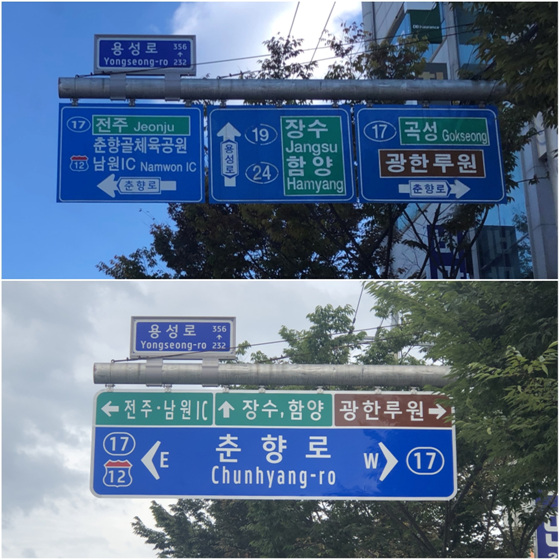
//> input picture img/road_sign06.jpg, 560 x 560 px, given in place of road_video.mp4, which was not available
$ ./Sorce   (built with g++ and OpenCV 4)
//> lines starting //> are read from the running program, lines starting //| are printed output that depends on the picture; after the words box and inside, x2 and y2 are one past the last pixel; in counts of white or black regions, pixels touching at a corner belong together; pictures that were not available may be replaced by others from this repository, and a replacement may not be noted
#include <opencv2/opencv.hpp>
#include <iostream>

using namespace cv;
using namespace std;

Mat find_green_video(Mat frame);
void find_blue();
void find_green_img();

int main() {

	VideoCapture cap("img/road_video.mp4");

	if (!cap.isOpened()) {
		cerr << "Video open faild!" << endl;
		return 0;
	}

	Mat frame;
	while (true) {
		cap >> frame;
//> frame is the input picture: 560 rows x 560 cols, CV_8UC3; mean B, G, R 139.9, 112.6, 90.3
		if (frame.empty())
			break;
		Mat dst = find_green_video(frame);

		imshow("result", dst);
		if (waitKey(30) == 27)
			//destroyAllWindows();
			break;
	}

	//find_blue();
	//find_text();
	return 0;
}

// [140 lines left out: functions find_green_img, find_blue, not called in this run]

//https://www.youtube.com/watch?v=kOqUw7t5bYk&t=479s
//https://stackoverflow.com/questions/46044853/opencv-draw-rectangles-around-only-large-contours
//https://poorman.tistory.com/184

Mat find_green_video(Mat frame) {
	Mat kernel1 = getStructuringElement(MORPH_ELLIPSE, Size(3, 3));
	Mat kernel2 = getStructuringElement(MORPH_ELLIPSE, Size(9, 9));

	Mat dst;
	resize(frame, dst, Size(800, 800));//사진 (800,800)으로 크기 변환
	Mat gray_src;
	cvtColor(dst, gray_src, COLOR_BGR2GRAY);
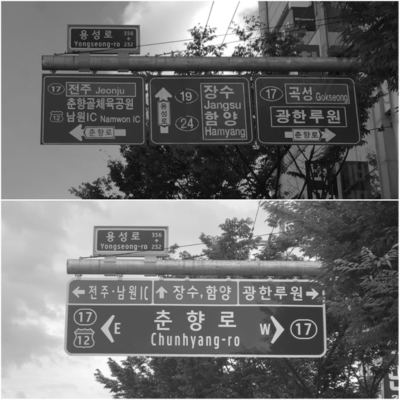
//> gray_src: 800 rows x 800 cols, CV_8UC1 (shown at 1/2 size); min 6, max 255, mean 108.9


	Mat img_hsv;
	cvtColor(dst, img_hsv, COLOR_BGR2HSV);
//> img_hsv: 800 rows x 800 cols, CV_8UC3; mean H, S, V 97.8, 95.4, 141.4

	Mat green_mask, green_img;

	//그림판 스포이드를 이용하여 대략적인 녹색 표지판 h값 찾음 (70~90)
	Scalar lower_green = Scalar(75, 120, 50); //(h,s,v)->(색상, 채도, 선명도)
	Scalar upper_green = Scalar(95, 255, 150);

	//초록색 영역 검출
	inRange(img_hsv, lower_green, upper_green, green_mask);
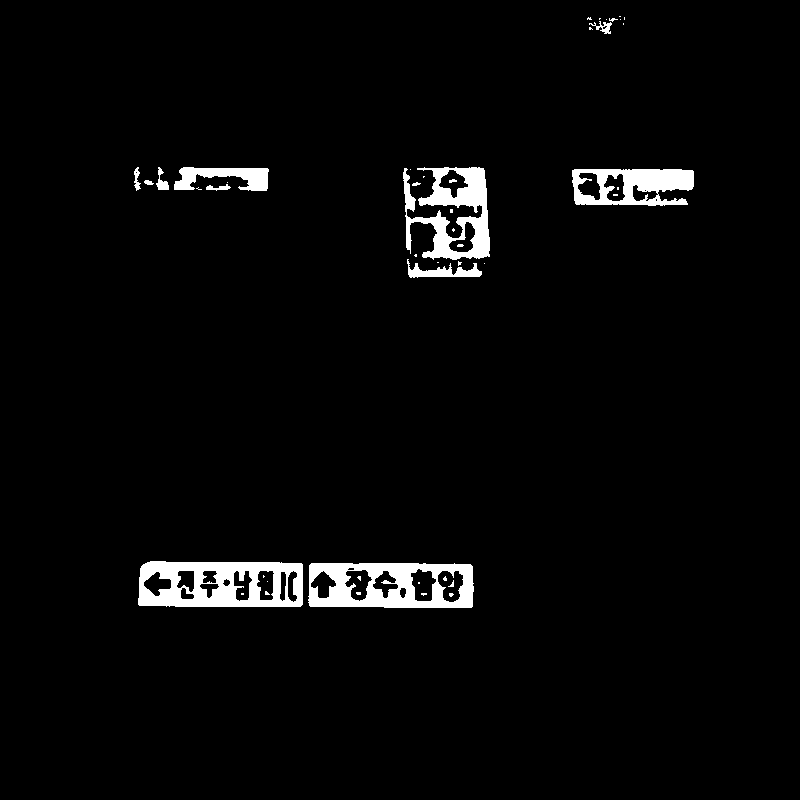
//> green_mask: 800 rows x 800 cols, CV_8UC1; 3.1% white; 46 white regions (33 under 20 px), largest, box (x1, y1, x2, y2) and area: (138, 561, 303, 607) 5270, (308, 563, 474, 608) 4867, (403, 167, 490, 260) 4127
	//morphologyEx(green_mask, green_mask, MORPH_OPEN, kernel1);
	morphologyEx(green_mask, green_mask, MORPH_CLOSE, kernel2);
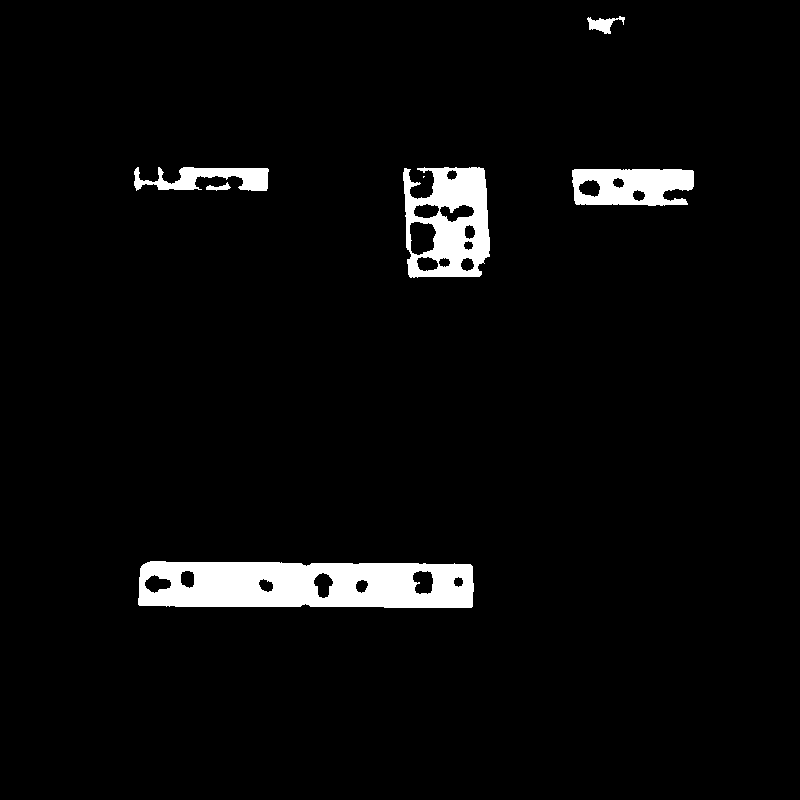
//> green_mask: 800 rows x 800 cols, CV_8UC1; 4% white; 7 white regions (1 under 20 px), largest, box (x1, y1, x2, y2) and area: (138, 561, 474, 608) 13342, (403, 167, 490, 278) 6281, (572, 169, 694, 206) 3580, (134, 167, 269, 191) 1817, (587, 16, 625, 34) 321, (206, 182, 231, 191) 104

	//원본이미지에 위에서 구한 초록색 마스크 합성
	bitwise_and(dst, dst, green_img, green_mask);
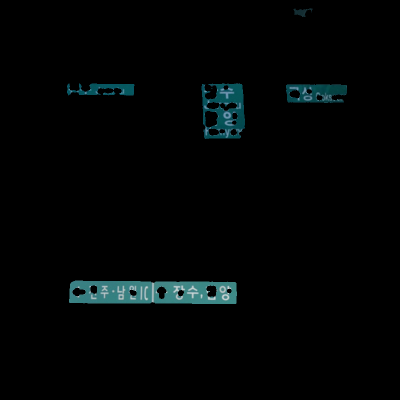
//> green_img: 800 rows x 800 cols, CV_8UC3 (shown at 1/2 size); mean B, G, R 4.7, 4.5, 2

	imshow("green_mask", green_mask);
	imshow("green_img", green_img);

	Mat img_canny;
	Canny(green_img, img_canny, 100, 150);//canny 연산으로 에지 검출
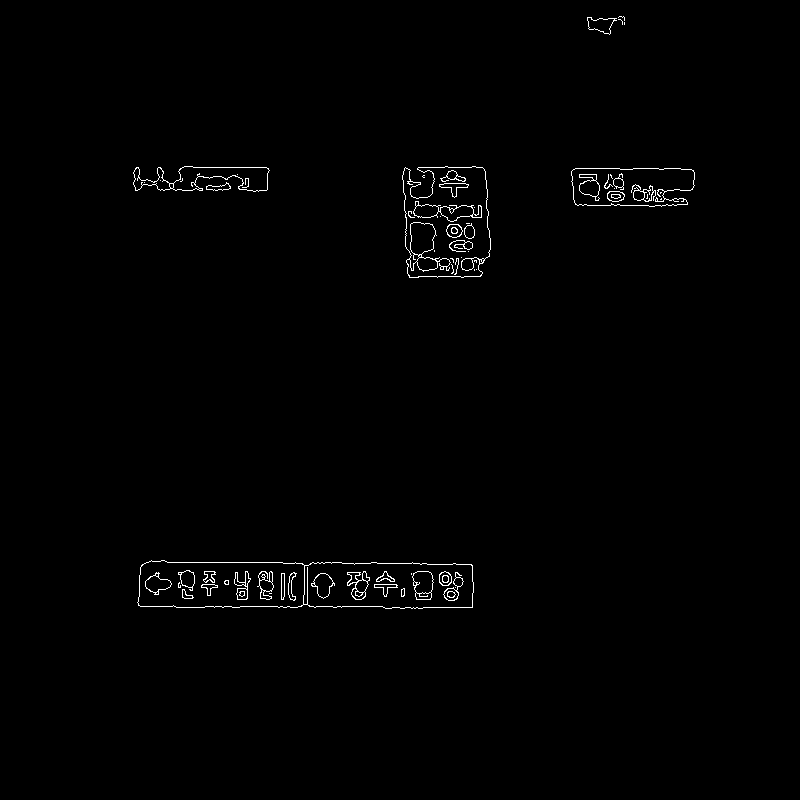
//> img_canny: 800 rows x 800 cols, CV_8UC1; 0.81% white in thin lines or dots, all inside (x1, y1, x2, y2) = (133, 16, 695, 609)
	//imshow("canny", img_canny);

	Mat morpho;
	morphologyEx(img_canny, morpho, MORPH_CLOSE, kernel2);//모폴로지 닫힘
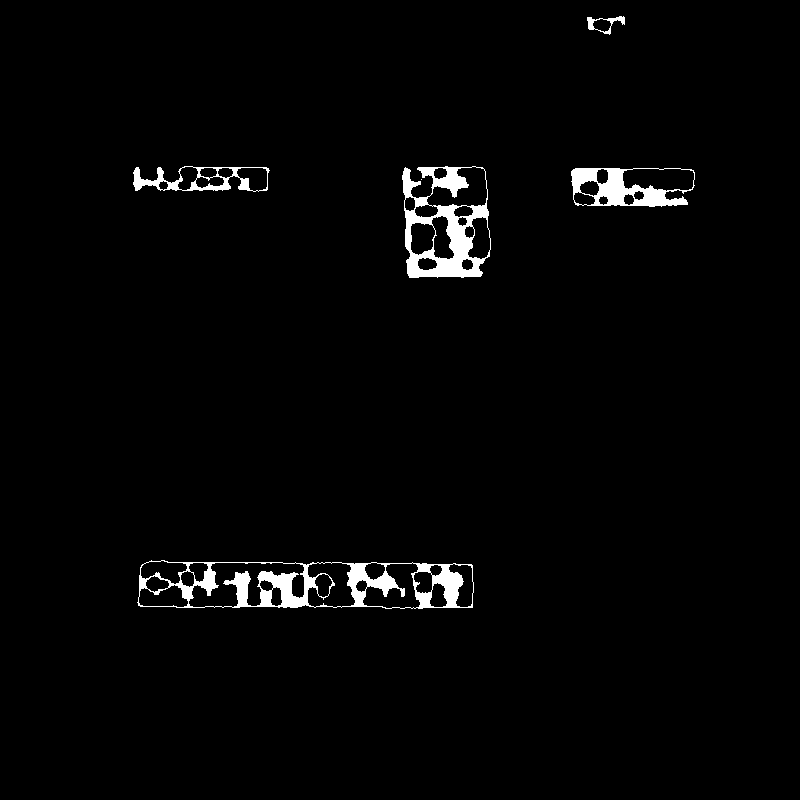
//> morpho: 800 rows x 800 cols, CV_8UC1; 2.1% white; 6 white regions (1 under 20 px)
	//imshow("morpho", morpho);

	vector<vector<Point>> contours;//외곽선 저장할 변수
	vector<Vec4i>hierarchy;//외곽선의 계층 정보 담는 변수

	findContours(morpho, contours, RETR_EXTERNAL, CHAIN_APPROX_SIMPLE);//외곽선 검출
//> contours = 6 contours, 1 with area under 20; largest, box (x1, y1, x2, y2) and area: (137, 560, 474, 609) 14622, (402, 166, 491, 278) 8324, (571, 168, 695, 207) 4131, (133, 166, 270, 192) 2299, (587, 16, 625, 35) 332

	//빨간색으로 외곽선 출력
	Mat dst2;
	dst.copyTo(dst2);
	drawContours(dst2, contours, -1, Scalar(0, 0, 255), 2);
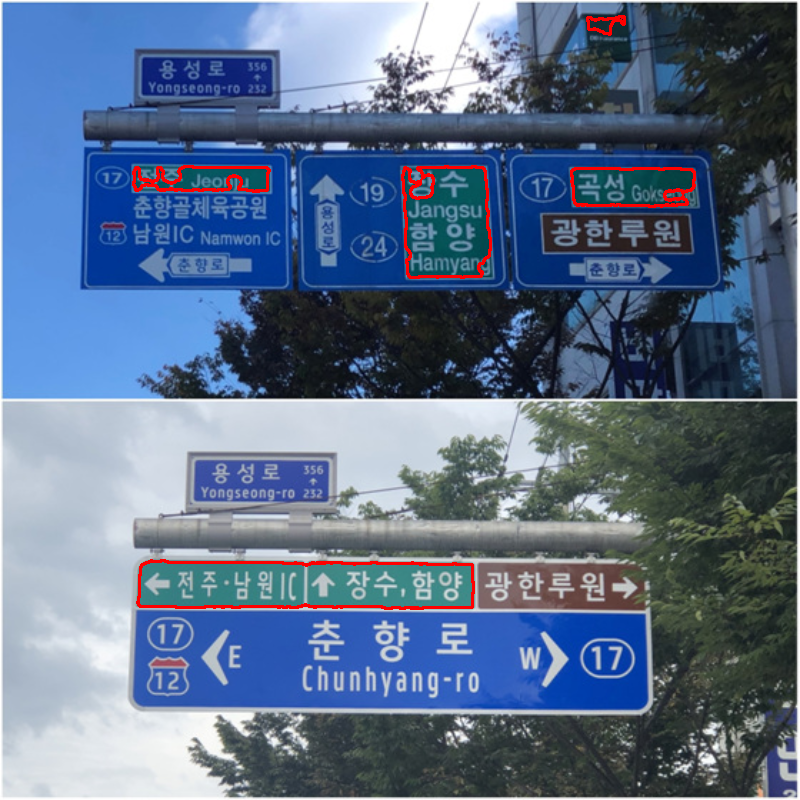
//> dst2: 800 rows x 800 cols, CV_8UC3; mean B, G, R 138.5, 111.3, 92.4
	//imshow("dst2", dst2);

	vector<Rect>boundbox(contours.size());
	int num = 0;

	for (vector<Point>& pts : contours) {
		if (contourArea(pts) < 40)
			continue;
		vector<Point> approx;
		approxPolyDP(pts, approx, arcLength(pts, true) * 0.035, true);

		int vtc = (int)approx.size();

		//꼭지점 개수가 4개이거나 6개인 경우 바운딩 박스를 그림
		if (vtc == 4 || vtc == 6) {
			boundbox[num] = boundingRect(pts);

			Rect rc = boundingRect(pts);
			rectangle(dst, rc, Scalar(0, 0, 255), 2);
			return dst;
		}
		num++;
	}
//> this loop made 1 pass
//> (vtc, rc) on pass 1: (4, Rect(137, 560, 337, 49))
//> the Esc key is pressed
	return dst;
}
//https://stackoverflow.com/questions/55376338/how-to-join-nearby-bounding-boxes-in-opencv-python

$ run again, on img/road_sign07.jpg
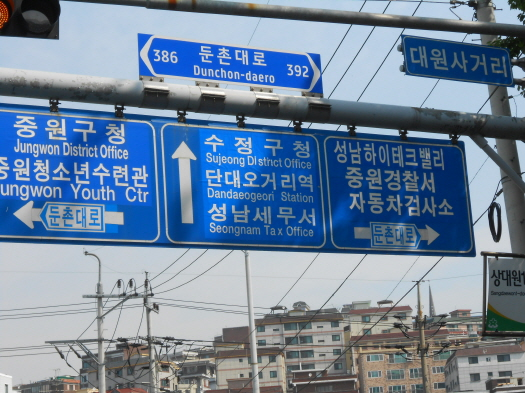
//> input picture img/road_sign07.jpg, 525 x 393 px, given in place of road_video.mp4, which was not available
//> frame is the input picture: 393 rows x 525 cols, CV_8UC3; mean B, G, R 157.1, 133.2, 112.5
//> img_hsv: 800 rows x 800 cols, CV_8UC3; mean H, S, V 91.7, 80.3, 159
//> in find_green_video, `morphologyEx(green_mask, green_mask, MORPH_CLOSE, kernel2);`:
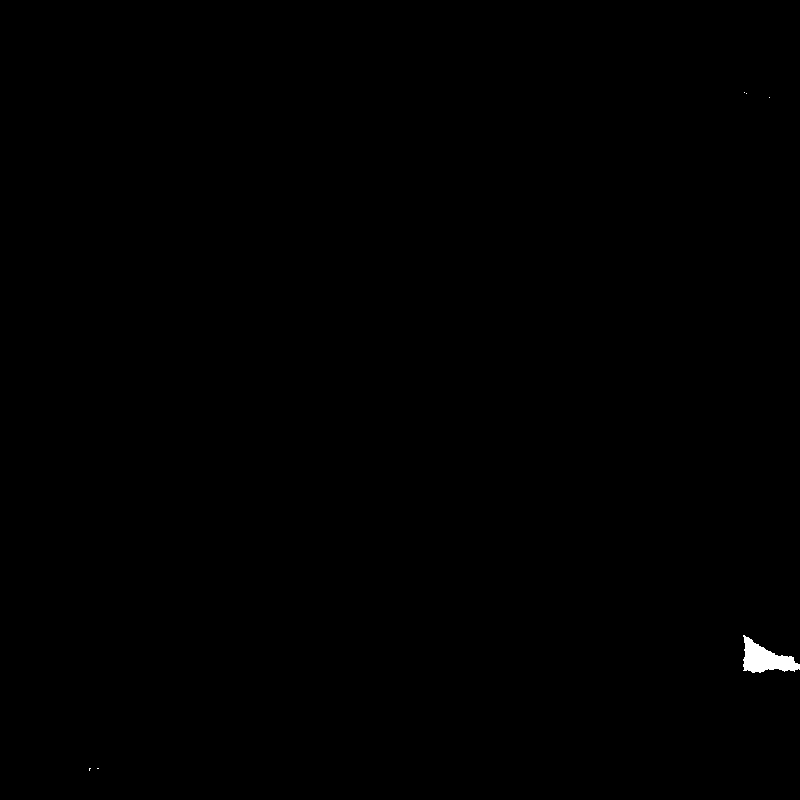
//> green_mask: 800 rows x 800 cols, CV_8UC1; 0.18% white; 6 white regions (5 under 20 px), largest, box (x1, y1, x2, y2) and area: (743, 635, 800, 673) 1128
//> img_canny: 800 rows x 800 cols, CV_8UC1; 0.03% white in thin lines or dots, all inside (x1, y1, x2, y2) = (88, 635, 800, 772)
//> morpho: 800 rows x 800 cols, CV_8UC1; 0.08% white; 3 white regions (2 under 20 px)
//> contours = 3 contours, 2 with area under 20; largest, box (x1, y1, x2, y2) and area: (743, 635, 800, 673) 1123
//> in find_green_video, `drawContours(dst2, contours, -1, Scalar(0, 0, 255), 2);`:
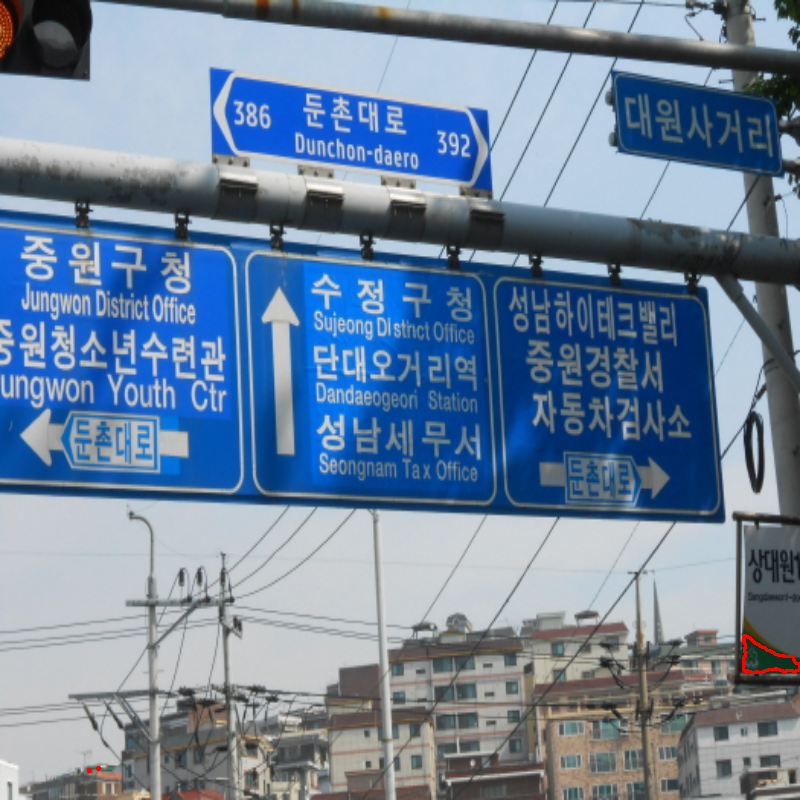
//> dst2: 800 rows x 800 cols, CV_8UC3; mean B, G, R 157, 133.1, 112.6
//> the loop in find_green_video, `for (vector<Point>& pts : contours)` made 3 passes
//> (vtc, rc) on pass 3: (4, Rect(743, 635, 57, 38))

$ run again, on img/road_sign02.png
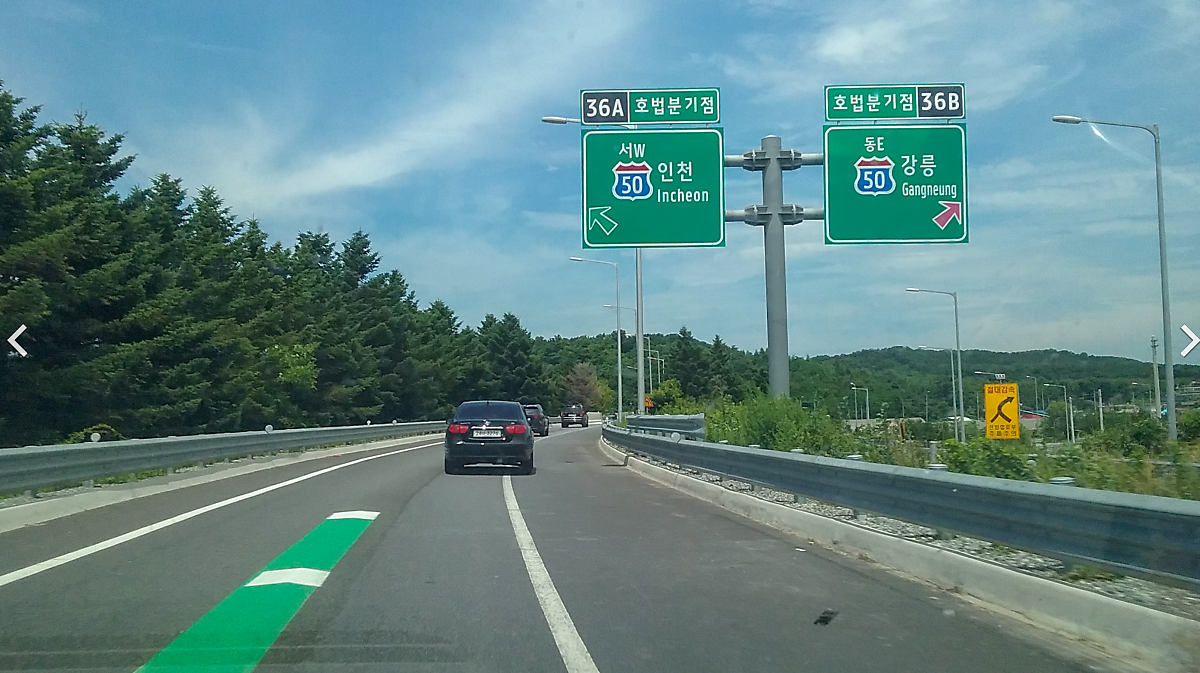
//> input picture img/road_sign02.png, 1200 x 673 px, given in place of road_video.mp4, which was not available
//> frame is the input picture: 673 rows x 1200 cols, CV_8UC3; mean B, G, R 132.5, 133.2, 96.9
//> img_hsv: 800 rows x 800 cols, CV_8UC3; mean H, S, V 83.3, 83.9, 140.9
//> in find_green_video, `morphologyEx(green_mask, green_mask, MORPH_CLOSE, kernel2);`:
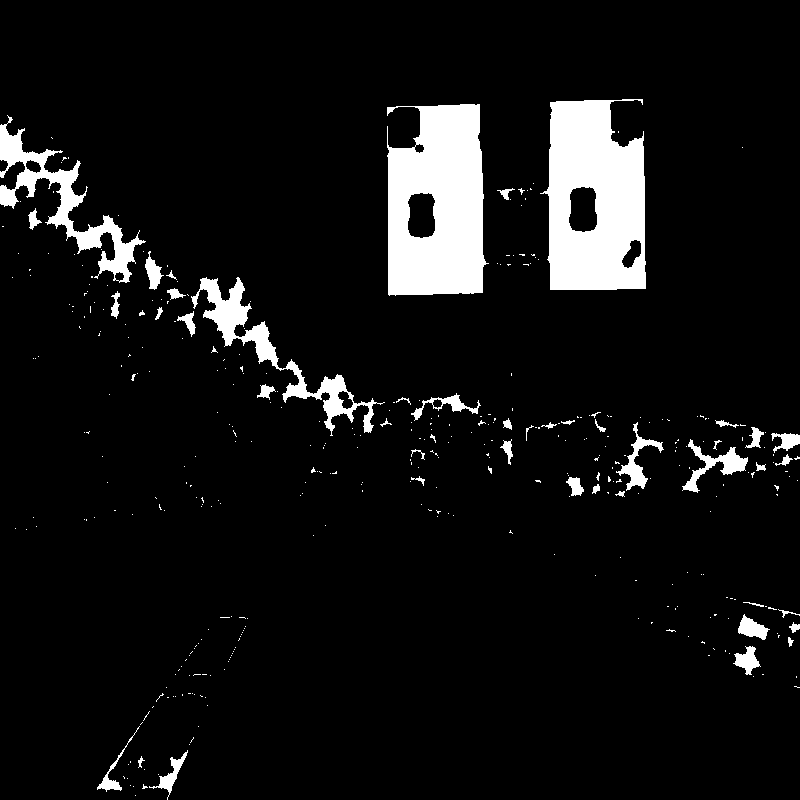
//> green_mask: 800 rows x 800 cols, CV_8UC1; 7.5% white; 391 white regions (345 under 20 px), largest, box (x1, y1, x2, y2) and area: (387, 104, 489, 296) 15527, (540, 99, 646, 290) 15373, (0, 115, 146, 283) 4851
//> img_canny: 800 rows x 800 cols, CV_8UC1; 2.3% white in thin lines or dots, all inside (x1, y1, x2, y2) = (0, 98, 800, 800)
//> morpho: 800 rows x 800 cols, CV_8UC1; 5.5% white; 117 white regions (58 under 20 px)
//> contours = 117 contours, 76 with area under 20; largest, box (x1, y1, x2, y2) and area: (539, 98, 647, 291) 16530, (386, 103, 489, 296) 16420, (145, 251, 413, 437) 6080, (0, 116, 146, 283) 5964, (682, 439, 766, 492) 1166
//> in find_green_video, `drawContours(dst2, contours, -1, Scalar(0, 0, 255), 2);`:
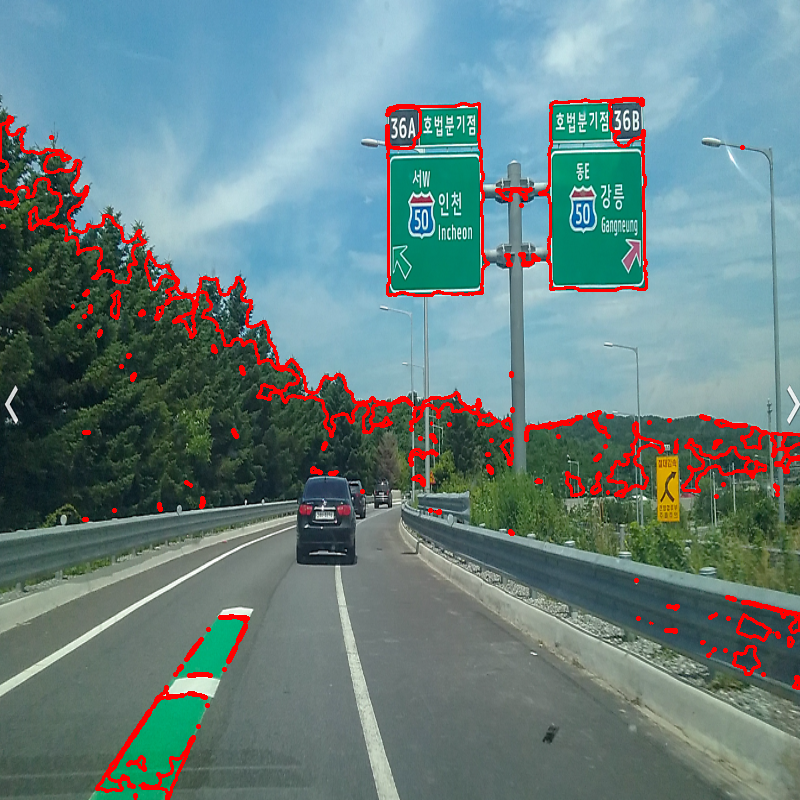
//> dst2: 800 rows x 800 cols, CV_8UC3; mean B, G, R 128.6, 128.8, 104.3
//> the loop in find_green_video, `for (vector<Point>& pts : contours)` made 3 passes
//> (vtc, num) on pass 2: (5, 1)
